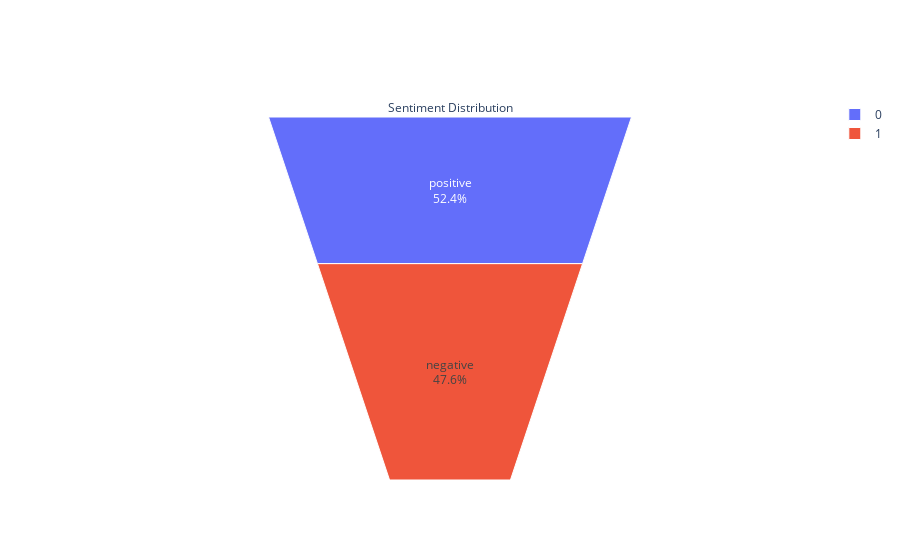

The notebook cell this image was saved under:
### Code cell
fig = go.Figure(go.Funnelarea(
    text =dist.sentiment,
    values = dist.text,
    title = {"position": "top center", "text": "Sentiment Distribution"}
    ))
fig.show()

### Figure 1 — Plotly figure (JSON) as saved in the notebook; plotly's stock layout.template omitted (floating-point values rounded to 4 significant figures)
{"data": [{"text": ["positive", "negative"], "title": {"position": "top center", "text": "Sentiment Distribution"}, "type": "funnelarea", "values": [8582, 7781]}], "layout": {}}
